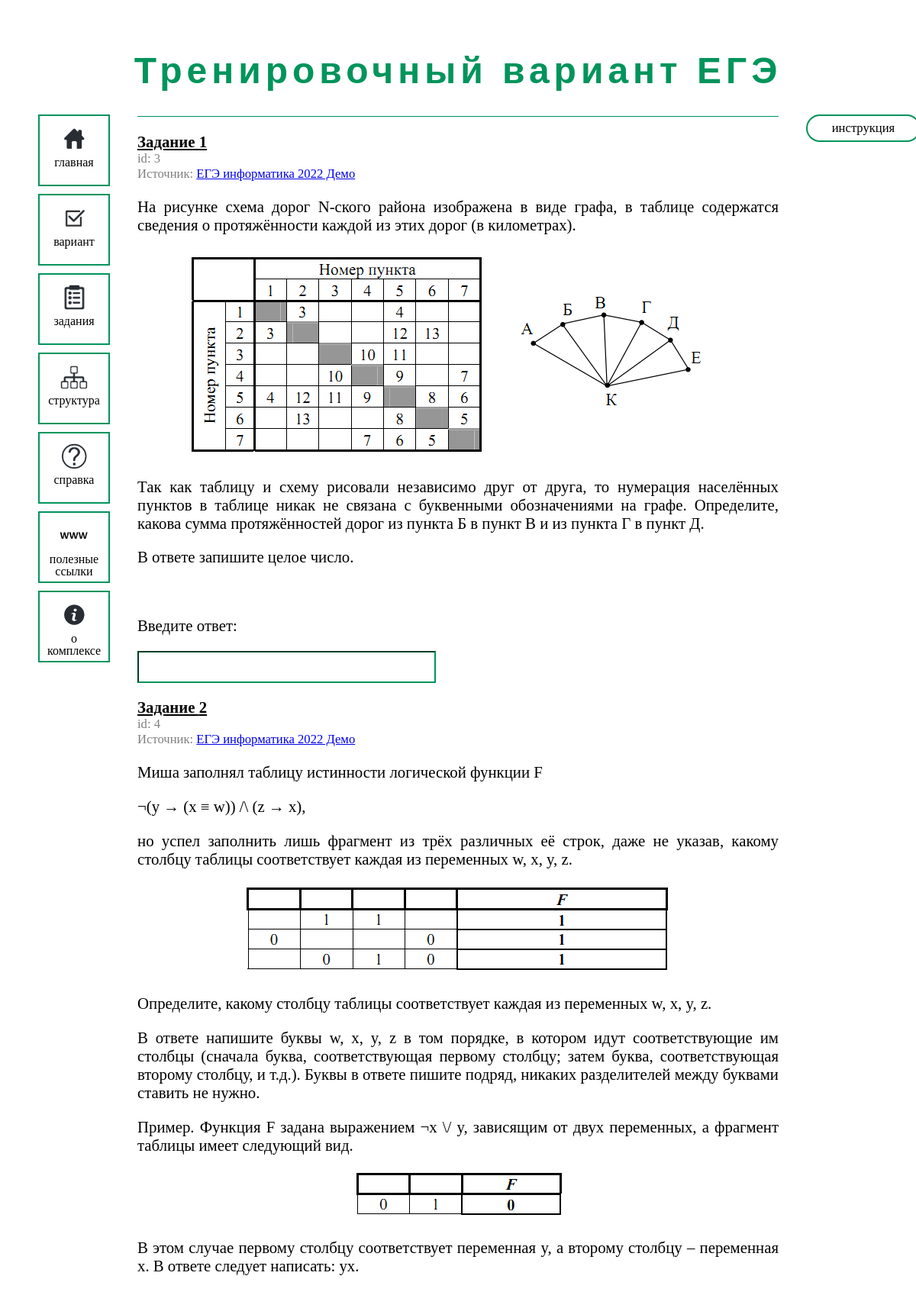
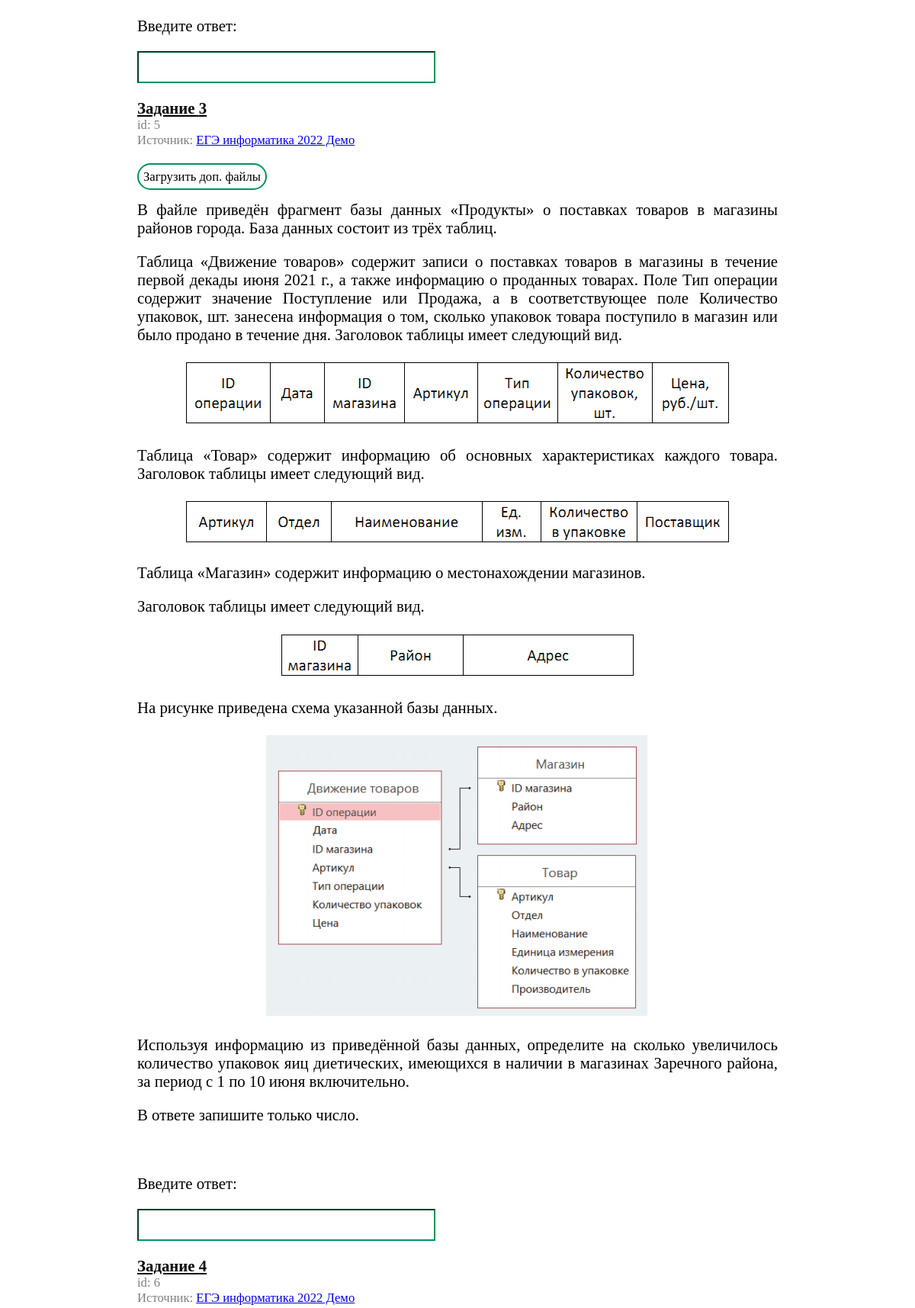
Screenshot of /variant (upper part) with the database file from the repository (2 pictures, top to bottom).
### tables this page shows
CREATE TABLE tasks (id INTEGER PRIMARY KEY UNIQUE NOT NULL, text TEXT, answer TEXT NOT NULL, number INTEGER CHECK (number < 28 AND number > 0), files_path TEXT, source TEXT REFERENCES sources (id), solution TEXT);

CREATE TABLE sources (id INTEGER PRIMARY KEY UNIQUE NOT NULL, name TEXT NOT NULL);

CREATE TABLE images (id INTEGER PRIMARY KEY AUTOINCREMENT NOT NULL UNIQUE, image TEXT, task INTEGER REFERENCES tasks (id), sign TEXT);

### main.py (the view, shortened to what this page needs)
@app.route("/variant", methods=['GET', 'POST'])
def variant_page():
    tasks = [choice(repository.get_all_number_tasks(i)) for i in range(1, 28)]
    return render_template('task_to_check.html', tasks=tasks, page_title=f"Тренировочный вариант ЕГЭ", for_check=True)

### Repository.py (called while the page is built)
    def get_task(self, task_id):
        con = sqlite3.connect(self.base_path)
        cur = con.cursor()
        task_inf = cur.execute("SELECT * FROM tasks WHERE id=(?)", (task_id,)).fetchone()
        images = cur.execute("SELECT * FROM images WHERE task=(?)", (task_id,)).fetchall()
        illustrations = [Illustration(image[0], image[1], image[2], image[3]) for image in images]
        illustrations_id = {illustrations[i].base_id: illustrations[i] for i in range(len(illustrations))}
        task_source = None
        if task_inf[5] is not None:
            source_inf = cur.execute("SELECT * FROM sources WHERE id=(?)", (task_inf[5])).fetchall()[0]
            task_source = Source(source_inf[0], source_inf[1])
        return Task(task_inf[0], task_inf[1], illustrations_id, task_inf[2],
                    task_inf[3], task_inf[4], task_source, task_inf[6])

    def get_all_number_tasks(self, number):
        con = sqlite3.connect(self.base_path)
        cur = con.cursor()
        tasks = []
        ids_of_number = cur.execute("SELECT id FROM tasks WHERE number=(?)", (number,)).fetchall()
        ids_of_number = list(map(lambda element: element[0], ids_of_number))
        for number_id in ids_of_number:
            tasks.append(self.get_task(number_id))
        return tasks

### templates/task_to_check.html (shortened to what this page needs)
{% extends "article_temlpate.html" %}
{% import 'task_macro.html' as task_renderer %}
{% block style %}../static/style.css{% endblock %}
{% block header %}{{ page_title }}{% endblock %}
{% block article_body %}
    {% include 'right_side_menu.html' %}
    <form method="post">
        {% for task in tasks %}
            {{ task_renderer.task_render(task) }}
            <input type="text" id="taskId{{ loop.index }}" name="taskId{{ loop.index }}" readonly="true" value="{{ task.base_id }}" class="hidden_task_id"><br>
            <p>Введите ответ:</p>
            <input type="text" id="answer{{ loop.index }}" name="answer{{ loop.index }}" class="answer_input" style="margin-top: 0px"><br>
        {% endfor %}
    </form>
{% endblock %}

### templates/task_macro.html (shortened to what this page needs)
{% macro task_render(task) -%}
    <p class="task_header"><b>Задание {{ task.number }}</b></p>
    <p class="task_id">id: {{task.base_id}}</p>
    {% if task.source != None %}
        <p class="task_id">Источник: <a href="{{ url_for('.source_page', source_id=task.source.base_id) }}">{{task.source.name}}</a></p>
    {% endif %}
    {% if task.files %}
        <br>
        <a class="download_button" href="{{ url_for('.download_task_files', task_id=task.base_id) }}">Загрузить доп. файлы</a>
    {% endif %}
    {% for inf_line in task.text.split("||") %}
        {% if inf_line != "" and loop.index is not divisibleby 2 %}
            {% set text_lines = inf_line.split("\n") %}
            {% for text_line in text_lines %}
                <p>{{ text_line }}</p>
            {% endfor %}
        {% else %}
            <div class="image_with_text">
                <img src="../static/img/1/{{ task.illustrations[inf_line|int].image_path }}" alt="Картинка" style="margin-bottom: 0px">
            </div>
        {% endif %}
    {% endfor %}
{%- endmacro %}

### static/style.css (style rules this page uses)
body { padding-top: 25px; }
.task_header { text-align: left; text-decoration: underline; margin-bottom: 0px; }
.task_id { text-align: left; font-size: 0.8em; color: grey; margin-top: 0px; margin-bottom: 0px; }
.answer_input { border-radius: 0px; font-size: 1.5em; font-family: cambria; border-color: #00945b; }
.download_button { border-radius: 20px; border-style: solid; border-color: #00945b; border-width: 2px; background-color: white; padding: 6px; font-family: cambria; font-size: 0.8em; font-style: normal; text-decoration: none; color: black; text-align: left; }
.image_with_text { text-align: center; }

### rows the page displays
tasks: number "1", base_id "3", source.name "ЕГЭ информатика 2022 Демо", text_lines "На рисунке схема дорог N-ского района изображена в виде графа, в таблице содержатся сведения о протяжённости каждой из этих дорог (в километрах)." "Так как таблицу и схему рисовали независимо друг от друга, то нумерация населённых пунктов в таблице никак не связана с буквенными обозначениями на графе. Определите, какова сумма протяжённостей дорог из пункта Б в пункт В и из пункта Г в пункт Д." "В ответе запишите целое число.", image (picture)
tasks: number "2", base_id "4", source.name "ЕГЭ информатика 2022 Демо", text_lines "Миша заполнял таблицу истинности логической функции F" "¬(y → (x ≡ w)) /\\ (z → x)," "но успел заполнить лишь фрагмент из трёх различных её строк, даже не указав, какому столбцу таблицы соответствует каждая из переменных w, x, y, z." "Определите, какому столбцу таблицы соответствует каждая из переменных w, x, y, z." "В ответе напишите буквы w, x, y, z в том порядке, в котором идут соответствующие им столбцы (сначала буква, соответствующая первому столбцу; затем буква, соответствующая второму столбцу, и т.д.). Буквы в ответе пишите подряд, никаких разделителей между буквами ставить не нужно." "Пример. Функция F задана выражением ¬x \\/ y, зависящим от двух переменных, а фрагмент таблицы имеет следующий вид." "В этом случае первому столбцу соответствует переменная y, а второму столбцу – переменная x. В ответе следует написать: yx.", image (picture)
tasks: number "3", base_id "5", source.name "ЕГЭ информатика 2022 Демо", text_lines "В файле приведён фрагмент базы данных «Продукты» о поставках товаров в магазины районов города. База данных состоит из трёх таблиц." "Таблица «Движение товаров» содержит записи о поставках товаров в магазины в течение первой декады июня 2021 г., а также информацию о проданных товарах. Поле Тип операции содержит значение Поступление или Продажа, а в соответствующее поле Количество упаковок, шт. занесена информация о том, сколько упаковок товара поступило в магазин или было продано в течение дня. Заголовок таблицы имеет следующий вид." "Таблица «Товар» содержит информацию об основных характеристиках каждого товара. Заголовок таблицы имеет следующий вид." "Таблица «Магазин» содержит информацию о местонахождении магазинов." "Заголовок таблицы имеет следующий вид." "На рисунке приведена схема указанной базы данных." "Используя информацию из приведённой базы данных, определите на сколько увеличилось количество упаковок яиц диетических, имеющихся в наличии в магазинах Заречного района, за период с 1 по 10 июня включительно." "В ответе запишите только число.", image (picture)
tasks: number "4", base_id "6", source.name "ЕГЭ информатика 2022 Демо"

### other values shown
{{ page_title }} "Тренировочный вариант ЕГЭ"
